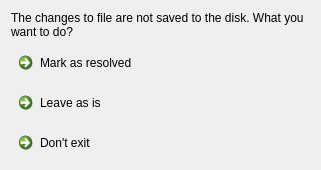
<?xml version="1.0" encoding="UTF-8"?>
<ui version="4.0">
 <class>CloseEventDialog</class>
 <widget class="QDialog" name="MergeCloseEventDialog">
  <property name="geometry">
   <rect>
    <x>0</x>
    <y>0</y>
    <width>321</width>
    <height>170</height>
   </rect>
  </property>
  <property name="windowTitle">
   <string>Close</string>
  </property>
  <layout class="QVBoxLayout" name="verticalLayout">
   <item>
    <widget class="QLabel" name="label">
     <property name="text">
      <string>The changes to file are not saved to the disk. What you want to do?</string>
     </property>
     <property name="wordWrap">
      <bool>true</bool>
     </property>
    </widget>
   </item>
   <item>
    <spacer name="verticalSpacer">
     <property name="orientation">
      <enum>Qt::Vertical</enum>
     </property>
     <property name="sizeHint" stdset="0">
      <size>
       <width>20</width>
       <height>32</height>
      </size>
     </property>
    </spacer>
   </item>
   <item>
    <widget class="QCommandLinkButton" name="commandLinkButtonMarkResolved">
     <property name="font">
      <font>
       <weight>50</weight>
       <bold>false</bold>
      </font>
     </property>
     <property name="text">
      <string>Mark as resolved</string>
     </property>
    </widget>
   </item>
   <item>
    <widget class="QCommandLinkButton" name="commandLinkButtonLeaveAsIs">
     <property name="font">
      <font>
       <weight>50</weight>
       <bold>false</bold>
      </font>
     </property>
     <property name="text">
      <string>Leave as is</string>
     </property>
    </widget>
   </item>
   <item>
    <widget class="QCommandLinkButton" name="commandLinkButtonDontExit">
     <property name="font">
      <font>
       <weight>50</weight>
       <bold>false</bold>
      </font>
     </property>
     <property name="text">
      <string>Don't exit</string>
     </property>
    </widget>
   </item>
  </layout>
 </widget>
 <resources/>
 <connections/>
</ui>
